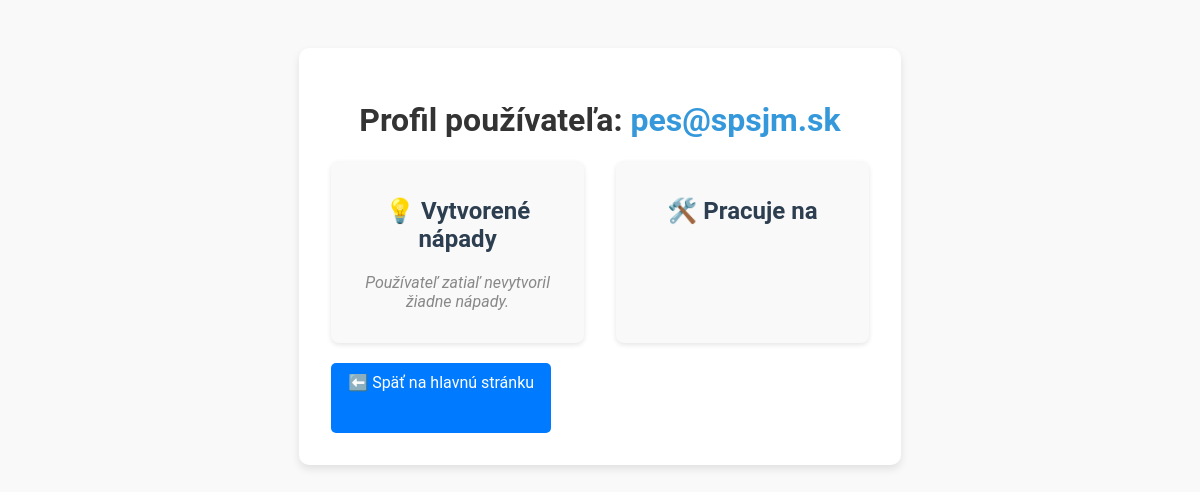
/user/6, run on an earlier commit of the app's database.
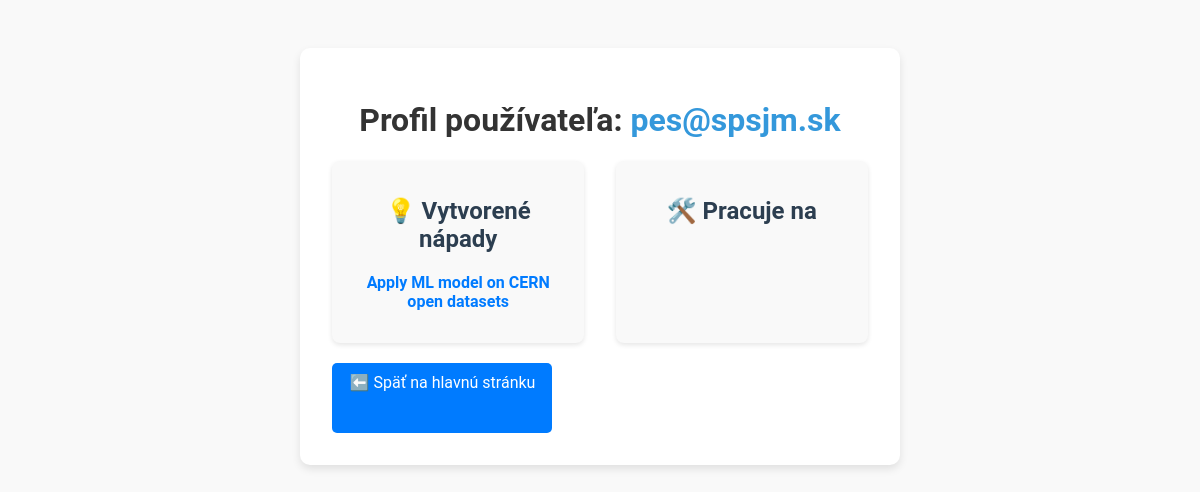
And on a later commit of the database.
### app.py (models this page shows)
class Idea(db.Model):
    id = db.Column(db.Integer, primary_key=True)
    title = db.Column(db.String(200), nullable=False)
    description = db.Column(db.Text, nullable=False)
    user_id = db.Column(db.Integer, db.ForeignKey('user.id'), nullable=False)
    comments = db.relationship('Comment', backref='idea', lazy=True, cascade="all, delete")
    upvotes = db.Column(db.Integer, default=0)
    categories = db.Column(db.String(255), nullable=True)
    image = db.Column(db.String(255), nullable=True)  # Tu bude cesta k obrázku
    working_users = db.relationship('User', secondary=working_on, backref=db.backref('working_ideas', lazy='dynamic'))
    completed_by = db.Column(db.String(255), nullable=True)  # Uloží ID používateľov ako CSV
    completion_link = db.Column(db.String(255), nullable=True)  # Link na hotový projekt
    completed_ideas = db.relationship('CompletedIdea', back_populates='idea', lazy=True, cascade="all, delete")

### app.py (the view)
@app.route('/user/<int:user_id>')
def user_profile(user_id):
    user = User.query.get_or_404(user_id)
    ideas_created = Idea.query.filter_by(user_id=user.id).all()
    ideas_working_on = user.working_ideas  # Many-to-Many vzťah
    return render_template('user_profile.html', user=user, ideas_created=ideas_created, ideas_working_on=ideas_working_on)

### templates/user_profile.html (shortened to what this page needs)
<!DOCTYPE html>
<html lang="sk">
<head>
    <link rel="stylesheet" href="/static/styles.css">
</head>
<body>
    <div class="profile-container">
        <h1>Profil používateľa: <span class="username">{{ user.username }}</span></h1>
        <div class="profile-sections">
            <div class="profile-section">
                <h2>💡 Vytvorené nápady</h2>
                {% if ideas_created %}
                    <ul class="idea-list">
                        {% for idea in ideas_created %}
                            <li>
                                <a href="{{ url_for('idea_detail', idea_id=idea.id) }}" class="idea-link">
                                    {{ idea.title }}
                                </a>
                            </li>
                        {% endfor %}
                    </ul>
                {% else %}
                    <p class="empty-message">Používateľ zatiaľ nevytvoril žiadne nápady.</p>
                {% endif %}
            </div>
            <div class="profile-section">
                <h2>🛠️ Pracuje na</h2>
            </div>
        </div>
        <a href="{{ url_for('home') }}" class="back-button">⬅️ Späť na hlavnú stránku</a>
    </div>
</body>
</html>

What changed in the data, as far as the page shows it:
added Idea: title "Apply ML model on CERN open datasets"
Also different on the page:
text no longer shown: "Používateľ zatiaľ nevytvoril žiadne nápady."
